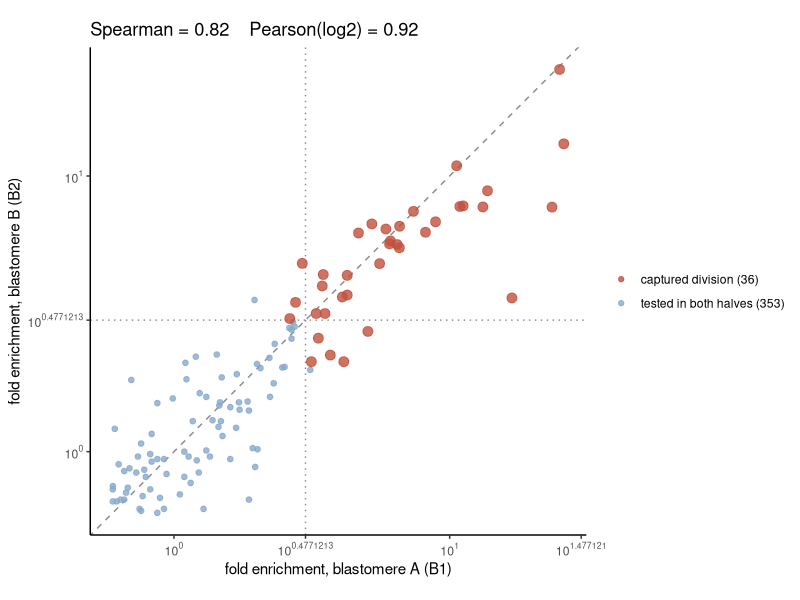

Write R code to recreate this figure.

############################################################################################
### Figure S15. Tree siblings share annotations far in excess of chance, and reproducibly so


######################################################################
### Fig. S15A: Sibling enrichment for each of the 24 major trajectories

### tree_analysis/step2_sibling_cells.R


##############################################################
### Fig. S15B: Sibling enrichment for each of the 99 cell types

### tree_analysis/step2_sibling_cells.R


#######################################################################################################
### Fig. S15D: Fold-enrichment of each progenitor & post-mitotic pairing computed separately for A and B

library(ggplot2)
library(tidyr)
library(dplyr)
library(scales)

dat = read.csv("./figures_data/figSX_captured_divisions_AB_replication.csv")

library(ggplot2)
library(scales)

d <- subset(dat, tested_in_both == 1)
d <- d[order(d$captured), ]  # captured on top

sp <- cor(d$fold_A, d$fold_B, method = "spearman")
pe <- cor(log2(d$fold_A), log2(d$fold_B), method = "pearson")

d$group <- ifelse(d$captured == 1,
                  sprintf("captured division (%d)", sum(d$captured == 1)),
                  sprintf("tested in both halves (%d)", sum(d$captured == 0)))

p = ggplot(d, aes(fold_A, fold_B, color = group, size = group)) +
    geom_abline(slope = 1, linetype = "dashed", color = "grey55") +
    geom_hline(yintercept = 3, linetype = "dotted", color = "grey55") +
    geom_vline(xintercept = 3, linetype = "dotted", color = "grey55") +
    geom_point(alpha = 0.8) +
    scale_x_log10(limits = c(0.6, NA),
                  labels = trans_format("log10", math_format(10^.x))) +
    scale_y_log10(limits = c(0.6, NA),
                  labels = trans_format("log10", math_format(10^.x))) +
    scale_color_manual(values = c("#C0503C", "#87A9CB")) +
    scale_size_manual(values = c(3, 1.6), guide = "none") +
    coord_fixed() +
    labs(x = "fold enrichment, blastomere A (B1)",
         y = "fold enrichment, blastomere B (B2)",
         color = NULL,
         title = sprintf("Spearman = %.2f    Pearson(log2) = %.2f", sp, pe)) +
    theme_classic()
